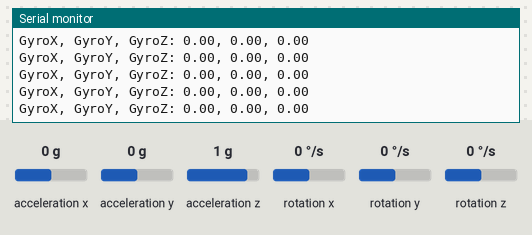
Recording of a sketch running on a simulated Arduino Uno, built with avr-gcc and run on an emulated ATmega328P. Parts: the last lines printed to the serial monitor. Inputs (shaded band) come from the test bench; at power-on: rotation x 0 °/s, rotation y 0 °/s, rotation z 0 °/s, acceleration x 0 g, acceleration y 0 g, acceleration z 1 g.

Above: at 3.2 s.
3.3 s: rotation x set to 100 °/s
At 4.4 s:
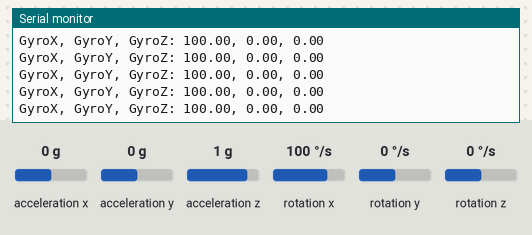
6.3 s: rotation y set to -192 °/s
At 6.9 s:
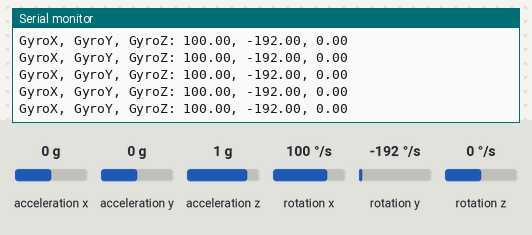
7.8 s: rotation z set to -192 °/s
At 8.6 s:
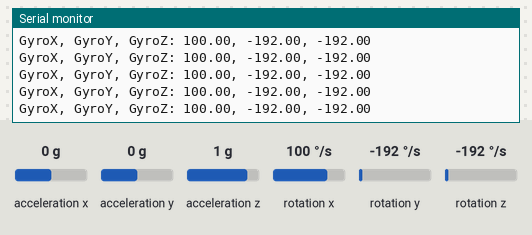
9.3 s: rotation x set to 0 °/s
At 10.1 s:
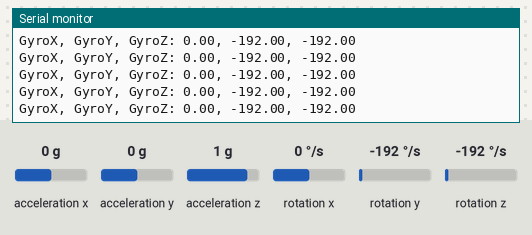
12.3 s: rotation y set to 0 °/s
At 12.9 s:
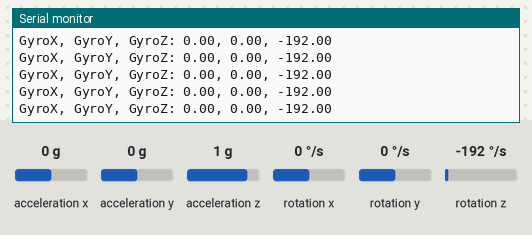
15.3 s: rotation z set to 100 °/s
At 15.8 s:
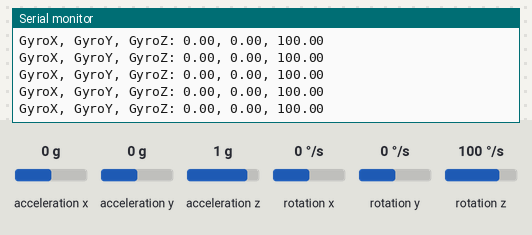
Timing chart, 0 to 18.3 s (numbered marks = the images above; inputs shaded):
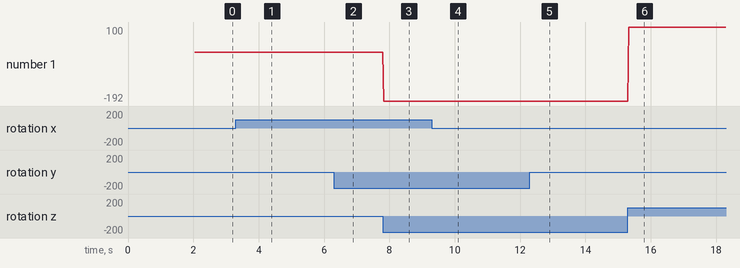

The sketch:

106_2_mpu9250_gyro.ino
```cpp
#include "MPU9250.h"

MPU9250 mpu;

void setup() {
    Serial.begin(115200);
    Wire.begin();
    delay(2000);

    if (!mpu.setup(0x68)) {  // change to your own address
        while (1) {
            Serial.println("MPU connection failed. Please check your connection with `connection_check` example.");
            delay(5000);
        }
    }
}

void loop() {
    if (mpu.update()) {
        static uint32_t prev_ms = millis();
        if (millis() > prev_ms + 25) {
            print_gyro();
            prev_ms = millis();
        }
    }
}

void print_gyro() {
    Serial.print("GyroX, GyroY, GyroZ: ");
    Serial.print(mpu.getGyroX(), 2);
    Serial.print(", ");
    Serial.print(mpu.getGyroY(), 2);
    Serial.print(", ");
    Serial.println(mpu.getGyroZ(), 2);
}
```

Measured:
- after the input at 3.3 s, the serial monitor: prints a new line at once (image 1)
- after the input at 6.3 s, the serial monitor: prints a new line at once (image 2)
- after the input at 7.8 s, the serial monitor: prints a new line at once (image 3)
- after the input at 9.3 s, the serial monitor: prints a new line at once (image 4)
- after the input at 12.3 s, the serial monitor: prints a new line at once (image 5)
- after the input at 15.3 s, the serial monitor: prints a new line at once (image 6)
- plotted number 1: -192 → 100 after the input at 15.3 s
